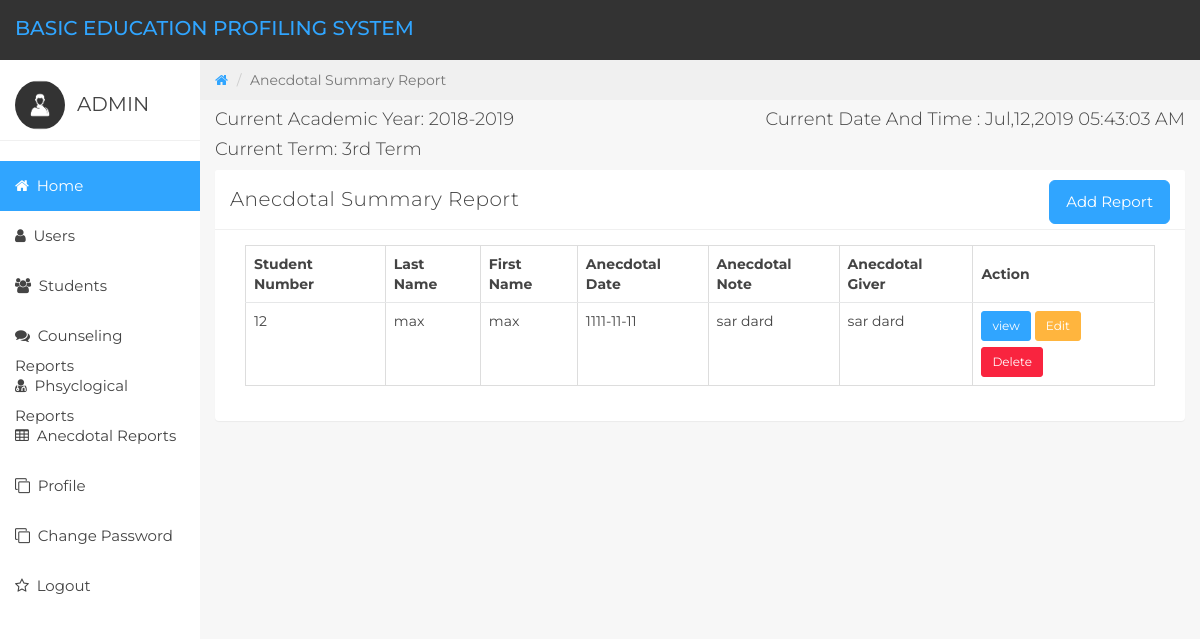
The page /profile-sys/areports.php (signed in) on the database its author committed.
### tables this page shows
CREATE TABLE `student_tb` (
  `stud_number` varchar(255) NOT NULL,
  `stud_lname` varchar(100) NOT NULL,
  `stud_fname` varchar(100) NOT NULL,
  `birthdate` date NOT NULL,
  `gender` varchar(255) NOT NULL,
  `nationality` varchar(255) NOT NULL,
  `user_id` int(255) DEFAULT NULL
);

CREATE TABLE `anecdotal_tb` (
  `anecdotal_id` int(255) NOT NULL,
  `anecdotal_date` date NOT NULL,
  `anecdotal_note` varchar(255) NOT NULL,
  `anecdotal_giver` varchar(255) NOT NULL,
  `term` varchar(10) NOT NULL DEFAULT '3rd',
  `giver_rltn` varchar(255) DEFAULT NULL,
  `user_id` int(255) DEFAULT NULL,
  `adate_encoded` datetime NOT NULL DEFAULT CURRENT_TIMESTAMP,
  `studstatus_id` int(255) NOT NULL
);

### profile-sys/areports.php (the view, shortened to what this page needs)
<?php include "templates/header.php"; ?>
<?php
    $database = new Connection();
    $db = $database->openConnection();
    $sql = 'SELECT `stud_number`, `stud_lname`, `stud_fname` FROM `student_tb` ORDER BY `stud_number`';
    $students = $db->query($sql);
    $students->setFetchMode(PDO::FETCH_ASSOC);
?>
<div class="col-sm-9 col-sm-offset-3 col-lg-10 col-lg-offset-2 main">
    <div class="row">
        <ol class="breadcrumb">
            <li><a href="#">
                    <em class="fa fa-home"></em>
                </a></li>
            <li class="active">Anecdotal Summary Report</li>
        </ol>
    </div>
    <div class="row">
        <div class="col-lg-6">
            <h4>Current Academic Year: 2018-2019</h4>
            <h4>Current Term: 3rd Term</h4>
        </div>
        <div class="col-lg-6">
            <h4 class="pull-right">Current Date And Time : <?php echo date("M,d,Y h:i:s A");?></h4>
        </div>
    </div>
    <div class="panel panel-default">
        <div class="panel-heading">Anecdotal Summary Report
            <a href="add_areport.php"><button type="button" class="btn btn-lg btn-primary pull-right">Add Report</button></a>
        </div>
        <div class="panel-body btn-margins">
            <div class="col-md-12">
                <table class="table table-bordered">
                    <thead>
                        <tr>
                            <th>Student Number</th>
                            <th>Last Name</th>
                            <th>First Name</th>
                            <th>Anecdotal Date</th>
                            <th>Anecdotal Note</th>
                            <th>Anecdotal Giver</th>
                            <th>Action</th>
                        </tr>
                    </thead>
                    <tbody>
                        <?php while ($row = $students->fetch()): ?>
                        <tr>
                            <?php
                                $stmt = "SELECT `studstatus_id` FROM studstatus_tb WHERE '" .$row['stud_number']."' = `stud_number`";
                                $stmtExec = $db->query($stmt);
                                $stmtExec->setFetchMode(PDO::FETCH_ASSOC);
                                $row2 = $stmtExec->fetch();
                                $studStatusId = $row2['studstatus_id'];
                                $stmt2 = "SELECT `anecdotal_id`,`anecdotal_date`, `anecdotal_note`, `anecdotal_giver` from `anecdotal_tb` where '".$studStatusId."' = `studstatus_id`";
                                $stmtExec2 = $db->query($stmt2);
                                if($stmtExec2->rowCount() > 0){
                                    $stmtExec2->setFetchMode(PDO::FETCH_ASSOC);
                                    $row3 = $stmtExec2->fetch();
                                    $aDate = $row3['anecdotal_date'];
                                    $aNote = $row3['anecdotal_note'];
                                    $aGiver = $row3['anecdotal_giver'];
                                    $a_id = $row3['anecdotal_id'];
                                    echo "<td>".htmlspecialchars($row['stud_number'])."</td>";
                                    echo "<td>".htmlspecialchars($row['stud_lname'])."</td>";
                                    echo "<td>".htmlspecialchars($row['stud_fname'])."</td>";
                                    echo "<td>".htmlspecialchars($aDate)."</td>";
                                    echo "<td>".htmlspecialchars($aNote)."</td>";
                                    echo "<td>".htmlspecialchars($aGiver)."</td>";
                                    echo "<td>";
                                    echo "<a href='areport.php?a_id=".$a_id."&stud_num=".$row['stud_number']."'><button type='button' class='btn btn-sm btn-primary'>view</button></a>";
                                    echo "<a href='edit_areport.php?a_id=".$a_id."&stud_num=".$row['stud_number']."'><button type='button' class='btn btn-sm btn-warning'>Edit</button></a>";
                                    echo "<a href='del_areport.php?a_id=".$a_id."><button type='button' class='btn btn-sm btn-danger'>Delete</button></a>";
                                    echo "</td>";
                                }
                            ?>
                        </tr>
                        <?php endwhile; ?>
                    </tbody>
                </table>
            </div>
        </div>
    </div>
</div>
<?php include "templates/footer.php"; ?>

### profile-sys/assets/css/styles.css (style rules this page uses)
body { background: #f7f7f7; padding-top: 60px; font-size: 14px; color: #444444; font-family: "Montserrat", "Helvetica Neue", Helvetica, Arial, sans-serif; }
a, a:hover, a:focus { color: #30a5ff; }
h1, h2, h3, h4, h5, h6 { color: #444444; }
h3, h4 { font-weight: 300; }
.btn-primary, .btn-primary:hover, .btn-primary:focus, .btn-primary:active, .btn-primary.active, .open > .dropdown-toggle.btn-primary, .btn-primary.disabled, .btn-primary[disabled], fieldset[disabled] .btn-primary, .btn-primary.disabled:hover, .btn-primary[disabled]:hover, fieldset[disabled] .btn-primary:hover, .btn-primary.disabled:focus, .btn-primary[disabled]:focus, fieldset[disabled] .btn-primary:focus, .btn-primary.disabled:active, .btn-primary[disabled]:active, fieldset[disabled] .btn-primary:active, .btn-primary.disabled.active, .btn-primary[disabled].active, fieldset[disabled] .btn-primary.active { background-color: #30a5ff !important; border-color: #30a5ff !important; }
.btn-warning, .btn-warning:hover, .btn-warning:focus, .btn-warning:active, .btn-warning.active, .open > .dropdown-toggle.btn-warning, .btn-warning.disabled, .btn-warning[disabled], fieldset[disabled] .btn-warning, .btn-warning.disabled:hover, .btn-warning[disabled]:hover, fieldset[disabled] .btn-warning:hover, .btn-warning.disabled:focus, .btn-warning[disabled]:focus, fieldset[disabled] .btn-warning:focus, .btn-warning.disabled:active, .btn-warning[disabled]:active, fieldset[disabled] .btn-warning:active, .btn-warning.disabled.active, .btn-warning[disabled].active, fieldset[disabled] .btn-warning.active { background-color: #ffb53e; border-color: #ffb53e; }
.btn-danger, .btn-danger:hover, .btn-danger:focus, .btn-danger:active, .btn-danger.active, .open > .dropdown-toggle.btn-danger, .btn-danger.disabled, .btn-danger[disabled], fieldset[disabled] .btn-danger, .btn-danger.disabled:hover, .btn-danger[disabled]:hover, fieldset[disabled] .btn-danger:hover, .btn-danger.disabled:focus, .btn-danger[disabled]:focus, fieldset[disabled] .btn-danger:focus, .btn-danger.disabled:active, .btn-danger[disabled]:active, fieldset[disabled] .btn-danger:active, .btn-danger.disabled.active, .btn-danger[disabled].active, fieldset[disabled] .btn-danger.active { background-color: #f9243f; border-color: #f9243f; }
.btn-lg { font-size: 15px; height: 44px; }
.btn-margins button.btn { margin: 0 4px 6px 0 !important; }
.panel { border: 0; }
.panel-heading { font-size: 20px; font-weight: 300; letter-spacing: 0.025em; height: 60px; line-height: 38px; }
.panel-default .panel-heading { background: #fff; border-bottom: 1px solid #f0f0f0; color: #444444; }
.breadcrumb { border-radius: 0; padding: 10px 15px 10px 15px; background: #f0f0f0; margin: 0; }
.table { background: #fff; }
.table > thead > tr > th { border-bottom: 1px solid #e6e7e8; vertical-align: middle; height: 50px; padding: 8px; }

### rows shown on the page
student_tb: stud_number "12", stud_lname "max", stud_fname "max", anecdotal_tb.anecdotal_date "1111-11-11", anecdotal_tb.anecdotal_note "sar dard", anecdotal_tb.anecdotal_giver "sar dard"

### other values the page prints
$_SESSION['userUsername'] "ADMIN"
